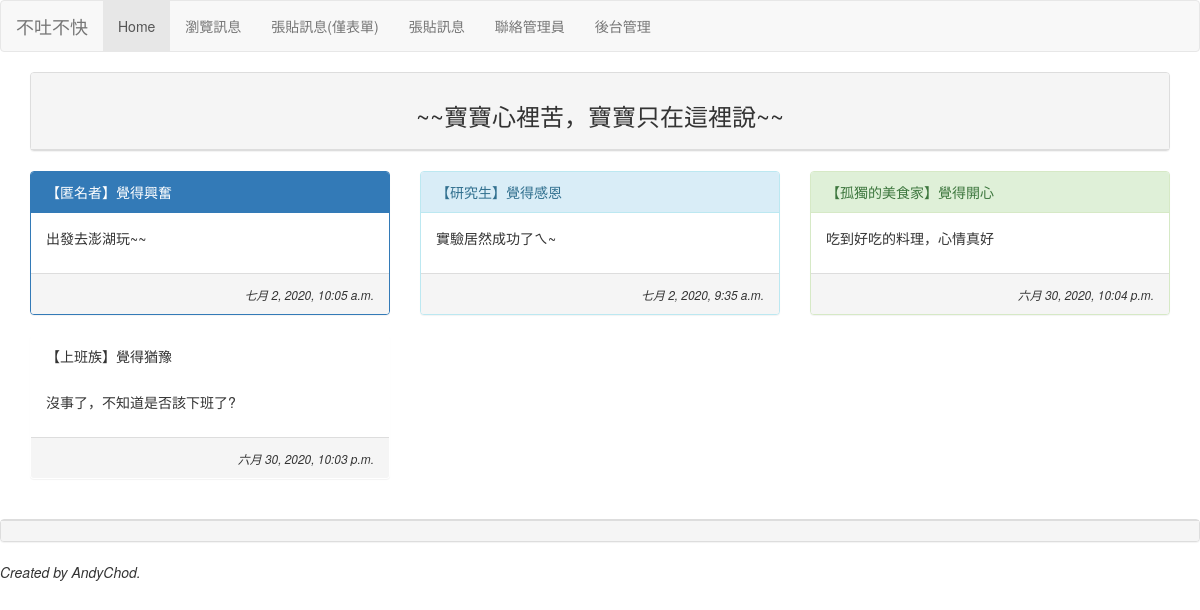
The page /blog/list/ on the database as committed earlier.
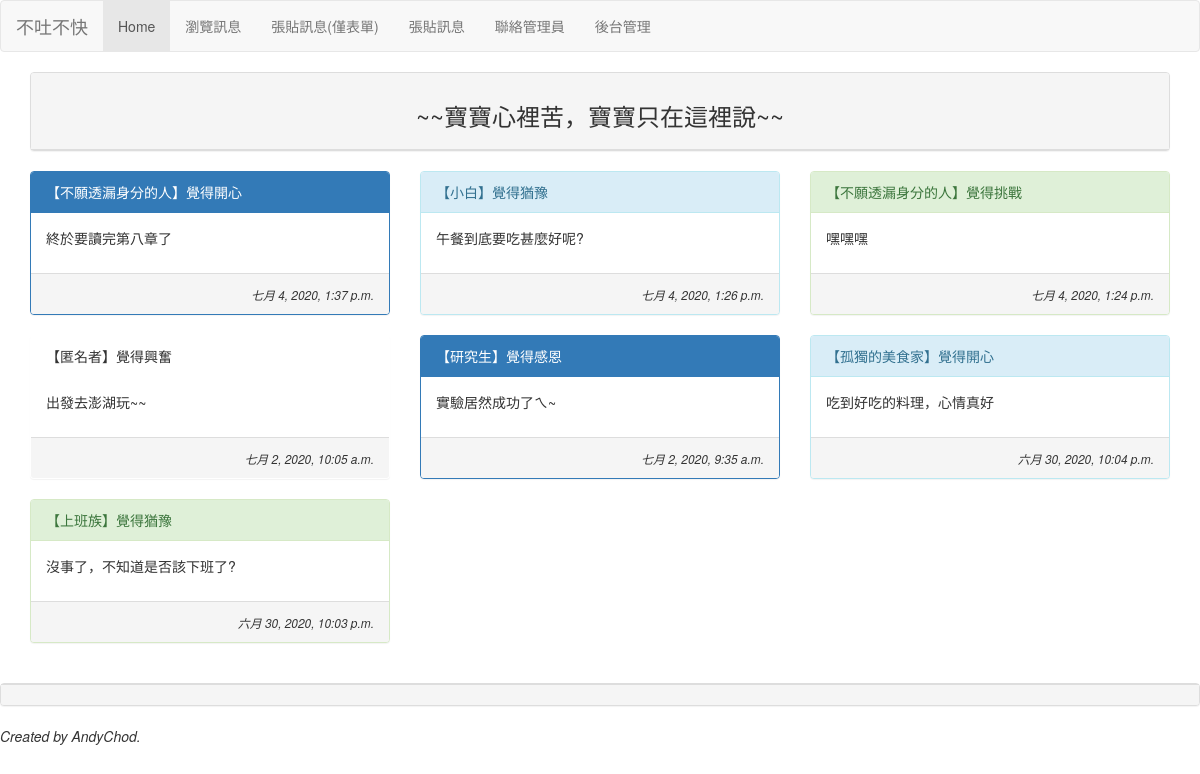
The same page on the database as committed later.
### mainsite/models.py (models this page shows, shortened)
class MoodPost(models.Model):
    mood = models.ForeignKey('Mood', on_delete=models.CASCADE)
    nickname = models.CharField(max_length=10, default="不願透漏身分的人")
    message = models.TextField(null=False)
    del_pass = models.CharField(max_length=10)
    pub_time = models.DateTimeField(auto_now=True)
    enabled = models.BooleanField(default=False)

class Mood(models.Model):
    status = models.CharField(max_length=10, null=False)
    def __str__(self):
        return self.status

### mainsite/views.py (the view)
# urls.py: path('list/', views.blog_listing),
def blog_listing(request):
    posts = models.MoodPost.objects.filter(enabled=True).order_by('-pub_time')[:150]
    moods = models.Mood.objects.all()
    return render(request, 'blog/listing.html', locals())

### templates/blog/listing.html (shortened to what this page needs)
{% extends "blog/base.html" %}
{% block tvname %}不吐不快{% endblock %}
{% block content %}
<div class="container">
    <div class="row">
        <div class="col-md-12">
            <div class="panel panel-default">
                <div class="panel-heading" align="center">
                    <h3>~~寶寶心裡苦，寶寶只在這裡說~~</h3>
                </div>
            </div>
        </div>
    </div>
    <div class="row">
        {% for p in posts %}
        <div class="col-sm-12 col-md-4">
            <div class="panel {% cycle 'panel-primary' 'panel-info'  'panel-success' 'panel-waring' %}">
                <div class="panel-heading">
                    <table width="100%">
                        <tr>
                            <td>【{{p.nickname}}】覺得{{p.mood}}</td>
                        </tr>
                    </table>
                </div>
                <div class="panel-body">{{p.message | linebreaks}}</div>
                <div class="panel-footer" align="right">
                    <i>
                        <small>{{p.pub_time}}</small>
                    </i>
                </div>
            </div>
        </div>
        {% endfor %}
    </div>
</div>
<br>
{% endblock %}

### templates/blog/base.html (shortened to what this page needs)
<!DOCTYPE html>
<html lang="en">
<head>
    <link rel="stylesheet" href="https://cdn.staticfile.org/twitter-bootstrap/3.3.7/css/bootstrap.min.css">
</head>
<body>
    <nav class="navbar navbar-default">
        <div class="container-fluid">
            <div class="navbar-heaer">
                <div class="navbar-brand" align="ceenter">
                    {% block tvname %}{% endblock %}
                </div>
            </div>
            {% include "blog/header.html" %}
        </div>
    </nav>
    {% block content %}{% endblock %}
    <div class="panel panel-default">
        <div class="panel-footer"><em>{{now}}</em></div>
    </div>
{% include "blog/footer.html" %}
</body>
</html>

### templates/blog/header.html
<ul class="nav navbar-nav">
    <li class="active"><a href="/blog">Home</a></li>
    <li ><a href="/blog/list/">瀏覽訊息</a></li>
    <li ><a href="/blog/post2db/">張貼訊息(僅表單)</a></li>
    <li ><a href="/blog/post/">張貼訊息</a></li>
    <li ><a href="/blog/contact/">聯絡管理員</a></li>
    <li ><a href="">後台管理</a></li>
</ul>

### templates/blog/footer.html
<em>Created by AndyChod.</em>

Rows that differ between the two databases and show on the page:
added MoodPost: nickname "不願透漏身分的人", mood "開心", message "終於要讀完第八章了", pub_time "七月 4, 2020, 1:37 p.m."
added MoodPost: nickname "小白", mood "猶豫", message "午餐到底要吃甚麼好呢?", pub_time "七月 4, 2020, 1:26 p.m."
added MoodPost: nickname "不願透漏身分的人", mood "挑戰", message "嘿嘿嘿", pub_time "七月 4, 2020, 1:24 p.m."
